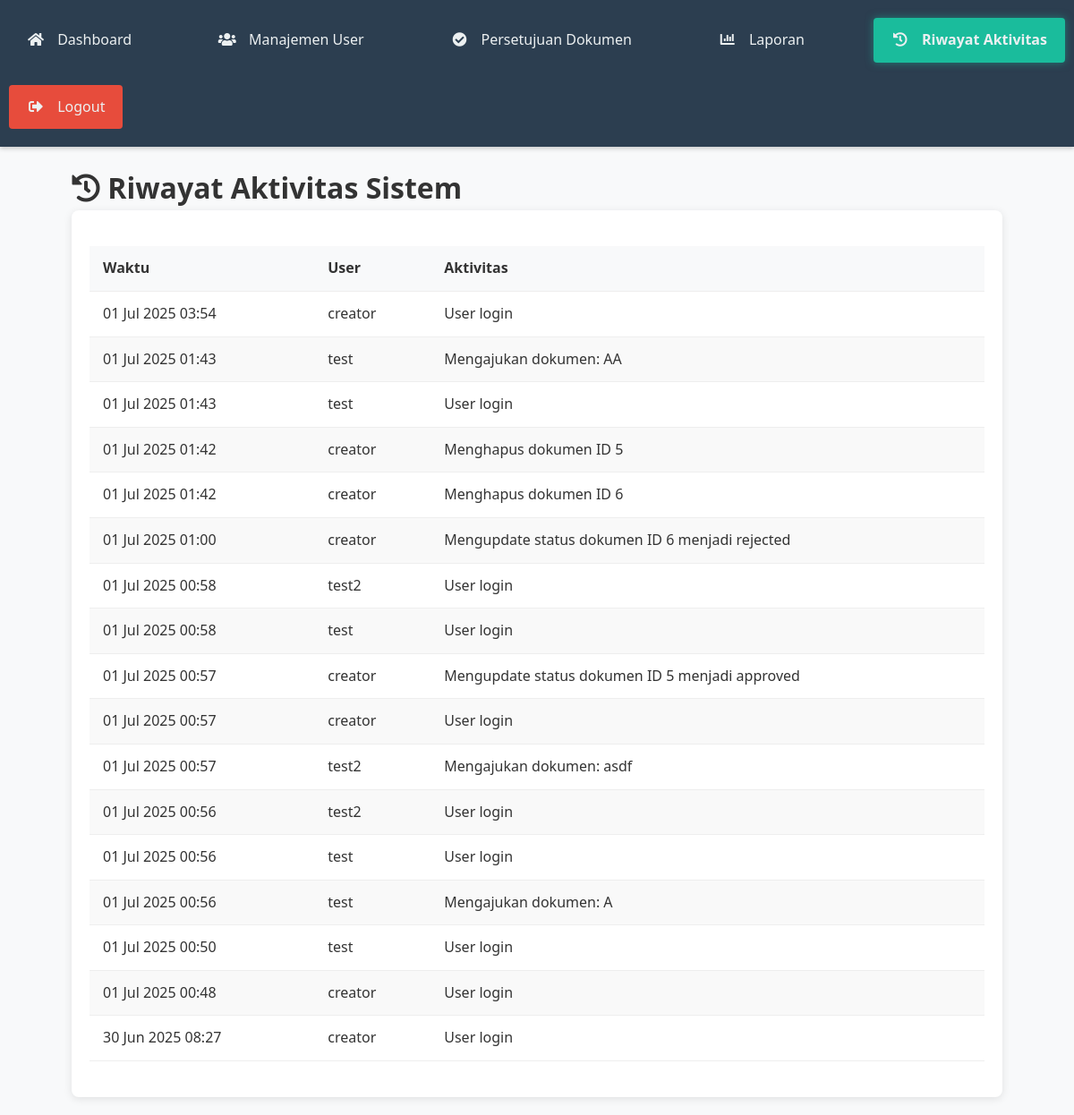
/admin/activity_log.php (signed in), run on the app's committed database.
### tables this page shows
CREATE TABLE `activity_log` (
  `id` int(11) NOT NULL,
  `user_id` int(11) NOT NULL,
  `activity` varchar(255) NOT NULL,
  `created_at` timestamp NOT NULL DEFAULT current_timestamp()
);

CREATE TABLE `users` (
  `id` int(11) NOT NULL,
  `username` varchar(50) NOT NULL,
  `password` varchar(255) NOT NULL,
  `full_name` varchar(100) NOT NULL,
  `role` enum('admin','user') DEFAULT 'user',
  `created_at` timestamp NOT NULL DEFAULT current_timestamp()
);

### admin/activity_log.php (the view, shortened to what this page needs)
<?php
include '../config.php';
$sql = "SELECT a.*, u.username
        FROM activity_log a
        JOIN users u ON a.user_id = u.id
        ORDER BY created_at DESC
        LIMIT 100";
$logs = $pdo->query($sql)->fetchAll();
?>
<!DOCTYPE html>
<html lang="id">
<head>
    <link rel="stylesheet" href="../assets/css/style.css">
    <link rel="stylesheet" href="https://cdnjs.cloudflare.com/ajax/libs/font-awesome/5.15.3/css/all.min.css">
</head>
<body>
    <?php include 'admin_nav.php'; ?>
    <div class="container">
        <h1><i class="fas fa-history"></i> Riwayat Aktivitas Sistem</h1>
        <div class="log-container">
            <table>
                <thead>
                    <tr>
                        <th>Waktu</th>
                        <th>User</th>
                        <th>Aktivitas</th>
                    </tr>
                </thead>
                <tbody>
                    <?php foreach ($logs as $log): ?>
                    <tr>
                        <td class="log-time"><?= date('d M Y H:i', strtotime($log['created_at'])) ?></td>
                        <td class="log-user"><?= htmlspecialchars($log['username']) ?></td>
                        <td class="log-activity"><?= htmlspecialchars($log['activity']) ?></td>
                    </tr>
                    <?php endforeach; ?>
                </tbody>
            </table>
        </div>
    </div>
</body>
</html>

### admin/admin_nav.php (shortened to what this page needs)
<nav>
    <a href="dashboard.php" <?= basename($_SERVER['PHP_SELF']) == 'dashboard.php' ? 'class="active"' : '' ?>>
        <i class="fas fa-home"></i> Dashboard
    </a>
    <a href="users.php" <?= basename($_SERVER['PHP_SELF']) == 'users.php' ? 'class="active"' : '' ?>>
        <i class="fas fa-users"></i> Manajemen User
    </a>
    <a href="approval.php" <?= basename($_SERVER['PHP_SELF']) == 'approval.php' ? 'class="active"' : '' ?>>
        <i class="fas fa-check-circle"></i> Persetujuan Dokumen
    </a>
    <a href="reports.php" <?= basename($_SERVER['PHP_SELF']) == 'reports.php' ? 'class="active"' : '' ?>>
        <i class="fas fa-chart-bar"></i> Laporan
    </a>
    <a href="activity_log.php" <?= basename($_SERVER['PHP_SELF']) == 'activity_log.php' ? 'class="active"' : '' ?>>
        <i class="fas fa-history"></i> Riwayat Aktivitas
    </a>
    <a href="../logout.php">
        <i class="fas fa-sign-out-alt"></i> Logout
    </a>
</nav>

### assets/css/style.css (style rules this page uses)
* { margin: 0; padding: 0; box-sizing: border-box; }
body { background-color: #f8f9fa; color: #333; line-height: 1.6; font-family: 'Segoe UI', Tahoma, Geneva, Verdana, sans-serif; }
.container { width: 90%; max-width: 1200px; margin: 0 auto; padding: 20px; }
nav { background: #2c3e50; padding: 15px 20px; display: flex; justify-content: space-between; align-items: center; flex-wrap: wrap; }
nav a { color: white; text-decoration: none; padding: 8px 15px; border-radius: 4px; transition: background 0.3s; margin: 5px; display: flex; align-items: center; gap: 8px; }
nav a.active { background: #3498db; }
table { width: 100%; border-collapse: collapse; margin: 20px 0; }
table th, table td { padding: 12px 15px; text-align: left; border-bottom: 1px solid #ddd; }
table th { background-color: #f2f2f2; font-weight: bold; }
table tr:nth-child(even) { background-color: #f9f9f9; }

### admin/activity_log.php (style rules this page uses)
.container { padding: 20px; }
.log-container { background: white; border-radius: 8px; box-shadow: 0 2px 10px rgba(0,0,0,0.1); padding: 20px; overflow-x: auto; }
table { width: 100%; border-collapse: collapse; min-width: 600px; }
table th, table td { padding: 12px 15px; text-align: left; border-bottom: 1px solid #eee; }
table th { background-color: #f8f9fa; font-weight: 600; color: var(--dark); }
.log-time { white-space: nowrap; }
.log-user { white-space: nowrap; }
.log-activity { max-width: 400px; }

### admin/admin_nav.php (style rules this page uses)
:root { --primary: #2c3e50; --secondary: #3498db; --hover: #2980b9; --active: #1abc9c; --text: #ecf0f1; --background: #34495e; }
nav { background-color: var(--primary); padding: 15px 0; box-shadow: 0 2px 5px rgba(0,0,0,0.2); }
nav a { display: block; color: var(--text); text-decoration: none; padding: 12px 20px; margin: 5px 10px; border-radius: 4px; transition: all 0.3s ease; font-family: 'Segoe UI', Tahoma, Geneva, Verdana, sans-serif; }
nav a i { width: 20px; margin-right: 10px; text-align: center; }
nav a.active { background-color: var(--active); font-weight: bold; box-shadow: 0 0 10px rgba(26, 188, 156, 0.5); }
nav a[href="../logout.php"] { background-color: #e74c3c; margin-top: 20px; }

### data on the page
activity_log: created_at "01 Jul 2025 03:54", user.username "creator", activity "User login"
activity_log: created_at "01 Jul 2025 01:43", user.username "test", activity "Mengajukan dokumen: AA"
activity_log: created_at "01 Jul 2025 01:43", user.username "test", activity "User login"
activity_log: created_at "01 Jul 2025 01:42", user.username "creator", activity "Menghapus dokumen ID 5"
activity_log: created_at "01 Jul 2025 01:42", user.username "creator", activity "Menghapus dokumen ID 6"
activity_log: created_at "01 Jul 2025 01:00", user.username "creator", activity "Mengupdate status dokumen ID 6 menjadi rejected"
activity_log: created_at "01 Jul 2025 00:58", user.username "test2", activity "User login"
activity_log: created_at "01 Jul 2025 00:58", user.username "test", activity "User login"
activity_log: created_at "01 Jul 2025 00:57", user.username "creator", activity "Mengupdate status dokumen ID 5 menjadi approved"
activity_log: created_at "01 Jul 2025 00:57", user.username "creator", activity "User login"
activity_log: created_at "01 Jul 2025 00:57", user.username "test2", activity "Mengajukan dokumen: asdf"
activity_log: created_at "01 Jul 2025 00:56", user.username "test2", activity "User login"
activity_log: created_at "01 Jul 2025 00:56", user.username "test", activity "User login"
activity_log: created_at "01 Jul 2025 00:56", user.username "test", activity "Mengajukan dokumen: A"
activity_log: created_at "01 Jul 2025 00:50", user.username "test", activity "User login"
activity_log: created_at "01 Jul 2025 00:48", user.username "creator", activity "User login"
activity_log: created_at "30 Jun 2025 08:27", user.username "creator", activity "User login"
